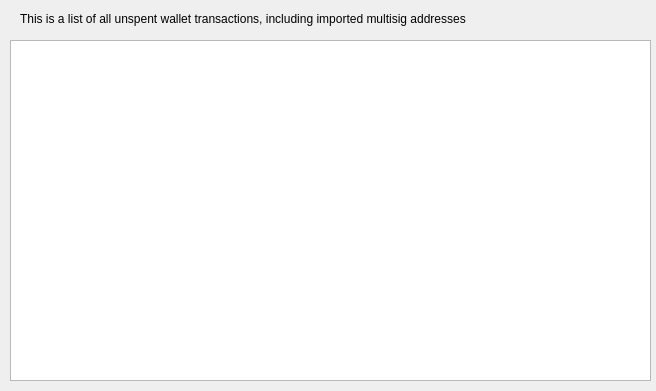
<?xml version="1.0" encoding="UTF-8"?>
<ui version="4.0">
 <class>BtcTxIdList</class>
 <widget class="QWidget" name="BtcTxIdList">
  <property name="geometry">
   <rect>
    <x>0</x>
    <y>0</y>
    <width>656</width>
    <height>391</height>
   </rect>
  </property>
  <property name="windowTitle">
   <string>Unspent TxIds</string>
  </property>
  <widget class="QPlainTextEdit" name="editTxIds">
   <property name="geometry">
    <rect>
     <x>10</x>
     <y>40</y>
     <width>641</width>
     <height>341</height>
    </rect>
   </property>
  </widget>
  <widget class="QLabel" name="label">
   <property name="geometry">
    <rect>
     <x>20</x>
     <y>10</y>
     <width>621</width>
     <height>17</height>
    </rect>
   </property>
   <property name="text">
    <string>This is a list of all unspent wallet transactions, including imported multisig addresses</string>
   </property>
  </widget>
 </widget>
 <resources/>
 <connections/>
</ui>
